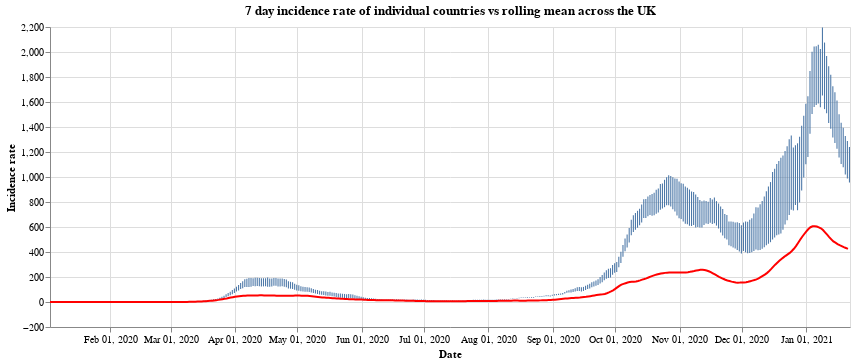

Notebook code for this chart:
### Code cell
#collapse
countries = uk_cases['areaName'].unique()
countries.sort()

selection = alt.selection_single(
    name='Select',
    fields=['areaName'],
    init={'areaName': 'Wales'},
    bind={'areaName': alt.binding_select(options=countries)}
)

# scatter plot, modify opacity based on selection
bars = alt.Chart(uk_cases).mark_bar().add_selection(
    selection
).encode(
    x=alt.X("yearmonthdate(date):T", axis=alt.Axis(title='Date')),
    y=alt.Y("weeklyCasesRate:Q", axis=alt.Axis(title='Incidence rate')),
    tooltip='weeklyCasesRate:Q',
    opacity=alt.condition(selection, alt.value(1), alt.value(0))
).properties(title=f'7 day incidence rate of individual countries vs rolling mean across the UK', width=800)

line = alt.Chart(overview_cases).mark_line(
    color='red',
    size=2,
).transform_window(
    rolling_mean='mean(weeklyCasesRate)',
    frame=[0, 7]
).encode(
    x='yearmonthdate(date):T',
    y='rolling_mean:Q'
)

alt.layer(bars, line)

### Figure 1 — Vega-Lite specification as saved in the notebook (floating-point values rounded to 4 significant figures; data arrays with more than 128 entries replaced by an {"elided": "..."} marker saying what was removed)
{"config": {"view": {"continuousWidth": 400, "continuousHeight": 300}}, "layer": [{"data": {"name": "data-e1c41e46ffb1c1c46ebd4ef202ba620f"}, "mark": "bar", "encoding": {"opacity": {"condition": {"value": 1, "selection": "Select"}, "value": 0}, "tooltip": {"type": "quantitative", "field": "weeklyCasesRate"}, "x": {"type": "temporal", "axis": {"title": "Date"}, "field": "date", "timeUnit": "yearmonthdate"}, "y": {"type": "quantitative", "axis": {"title": "Incidence rate"}, "field": "weeklyCasesRate"}}, "selection": {"Select": {"type": "single", "fields": ["areaName"], "init": {"areaName": "Wales"}, "bind": {"areaName": {"input": "select", "options": ["England", "Northern Ireland", "Scotland", "Wales"]}}}}, "title": "7 day incidence rate of individual countries vs rolling mean across the UK", "width": 800}, {"data": {"name": "data-9ab8bd83f861a5c5f2f03f7c3c7ecec0"}, "mark": {"type": "line", "color": "red", "size": 2}, "encoding": {"x": {"type": "temporal", "field": "date", "timeUnit": "yearmonthdate"}, "y": {"type": "quantitative", "field": "rolling_mean"}}, "transform": [{"window": [{"op": "mean", "field": "weeklyCasesRate", "as": "rolling_mean"}], "frame": [0, 7]}]}], "$schema": "https://vega.github.io/schema/vega-lite/v4.8.1.json", "datasets": {"data-e1c41e46ffb1c1c46ebd4ef202ba620f": {"elided": "1540 records"}, "data-9ab8bd83f861a5c5f2f03f7c3c7ecec0": {"elided": "385 records"}}}
